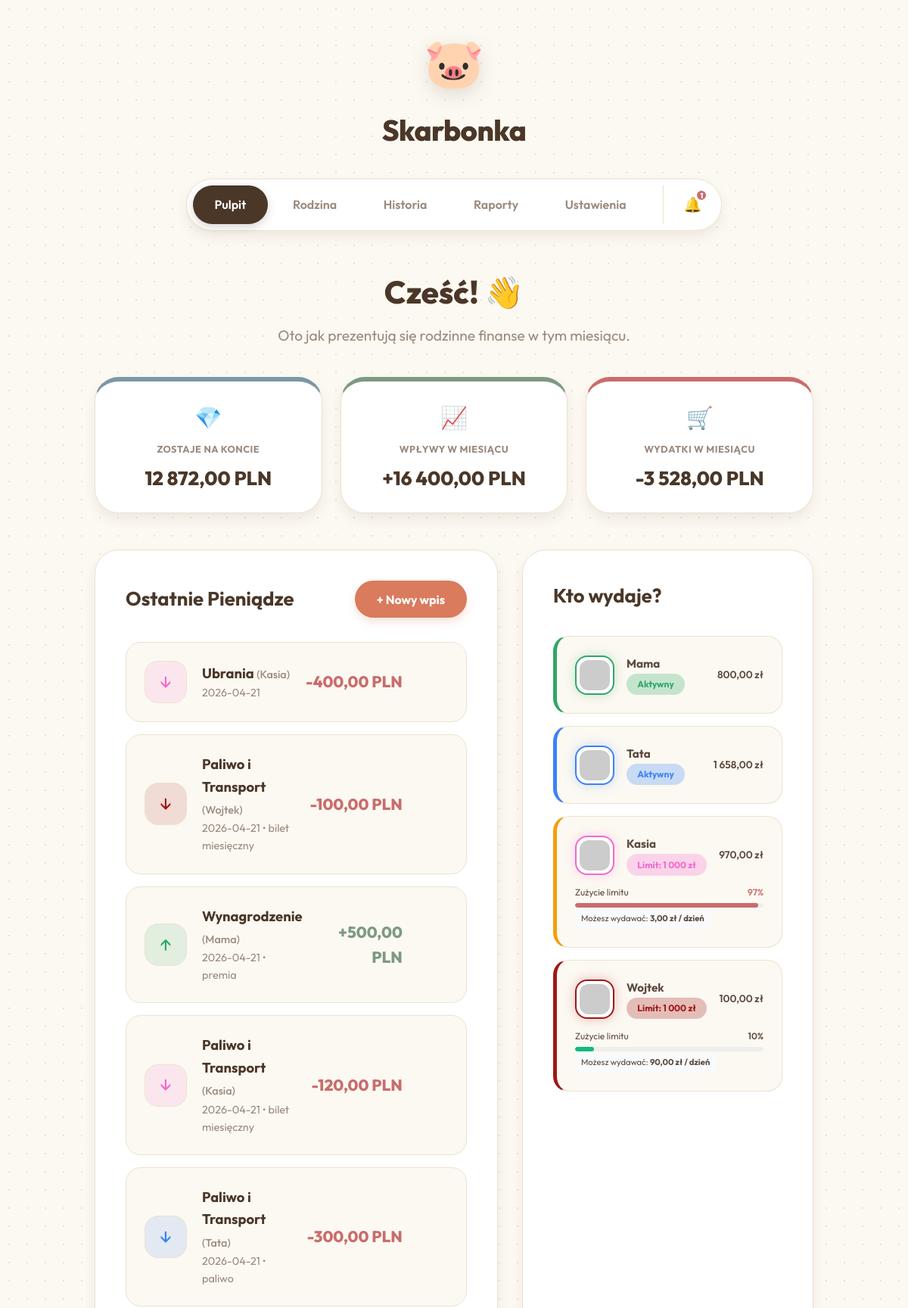
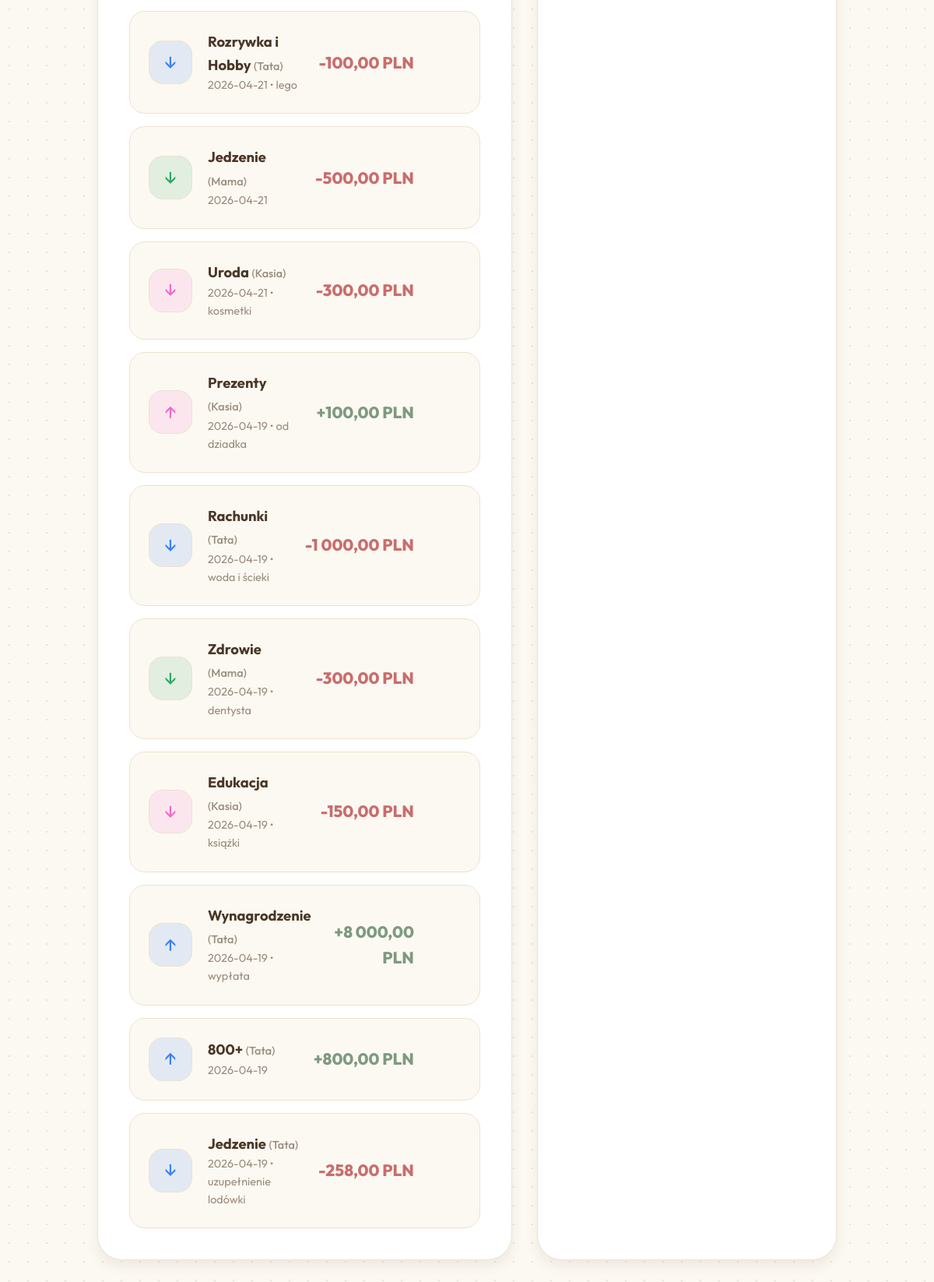
The page / on the database its author committed (2 pictures, top to bottom).
### tables this page shows
CREATE TABLE transactions (
                id INTEGER PRIMARY KEY AUTOINCREMENT,
                user_id INTEGER NOT NULL,
                category_id INTEGER NOT NULL,
                amount REAL NOT NULL,
                date TEXT NOT NULL,
                description TEXT,
                type TEXT NOT NULL CHECK(type IN ('income', 'expense')),
                FOREIGN KEY (user_id) REFERENCES users(id),
                FOREIGN KEY (category_id) REFERENCES categories(id)
            );

CREATE TABLE categories (
                id INTEGER PRIMARY KEY AUTOINCREMENT,
                name TEXT NOT NULL,
                type TEXT NOT NULL CHECK(type IN ('income', 'expense'))
            );

CREATE TABLE users (
                id INTEGER PRIMARY KEY AUTOINCREMENT,
                name TEXT NOT NULL,
                color TEXT DEFAULT '#ffffff'
            , avatar TEXT DEFAULT 'avataaars', monthly_limit REAL DEFAULT 0);

### index.php (the view, shortened to what this page needs)
<?php
require_once 'db.php';
$currentMonth = date('Y-m');
$stmt = $db->prepare("
    SELECT u.*,
    (SELECT SUM(amount) FROM transactions WHERE user_id = u.id AND type = 'expense' AND date LIKE ?) as spent
    FROM users u
");
$stmt->execute([$currentMonth . '%']);
$users = $stmt->fetchAll(PDO::FETCH_ASSOC);
$stmt = $db->query("SELECT SUM(CASE WHEN type = 'income' THEN amount ELSE -amount END) as balance FROM transactions");
$balanceRaw = $stmt->fetch(PDO::FETCH_ASSOC)['balance'];
$balance = $balanceRaw ? number_format($balanceRaw, 2, ',', ' ') : "0,00";
$currentMonth = date('Y-m');
$stmt = $db->prepare("SELECT type, SUM(amount) as total FROM transactions WHERE date LIKE ? GROUP BY type");
$stmt->execute([$currentMonth . '%']);
$monthlyStats = $stmt->fetchAll(PDO::FETCH_KEY_PAIR);
$income = isset($monthlyStats['income']) ? number_format($monthlyStats['income'], 2, ',', ' ') : "0,00";
$expense = isset($monthlyStats['expense']) ? number_format($monthlyStats['expense'], 2, ',', ' ') : "0,00";
$stmt = $db->query("
    SELECT t.*, u.name as user_name, u.color, c.name as category_name
    FROM transactions t
    JOIN users u ON t.user_id = u.id
    JOIN categories c ON t.category_id = c.id
    ORDER BY t.date DESC, t.id DESC LIMIT 15
");
$transactions = $stmt->fetchAll(PDO::FETCH_ASSOC);
$unreadNotifs = $db->query("SELECT * FROM notifications WHERE is_read = 0 ORDER BY created_at DESC")->fetchAll(PDO::FETCH_ASSOC);
$unreadCount = count($unreadNotifs);
?>
<!DOCTYPE html>
<html lang="pl">
<head>
    <link rel="stylesheet" href="style.css">
</head>
<body>
    <div class="app-wrapper">
        <header class="app-header">
            <div class="logo">
                <div class="logo-icon">🐷</div>
                <h1>Skarbonka</h1>
            </div>
            <nav class="top-nav">
                <a href="index.php" class="active">Pulpit</a>
                <a href="members.php">Rodzina</a>
                <a href="history.php">Historia</a>
                <a href="reports.php">Raporty</a>
                <a href="settings.php">Ustawienia</a>
                <div class="notif-center">
                    <div class="notif-bell" onclick="toggleNotifs()">
                        🔔
                        <?php if ($unreadCount > 0): ?>
                            <div class="notif-badge"><?= $unreadCount ?></div>
                        <?php endif; ?>
                    </div>
                </div>
            </nav>
        </header>
        <main class="main-content">
            <header class="topbar">
                <div>
                    <h2 class="greeting">Cześć! 👋</h2>
                    <p class="subtitle">Oto jak prezentują się rodzinne finanse w tym miesiącu.</p>
                </div>
            </header>
            <div class="dashboard-cards">
                <div class="card glass-effect gradient-blue">
                    <div class="card-icon">💎</div>
                    <h3>Zostaje na koncie</h3>
                    <p class="amount"><?= $balance ?> PLN</p>
                </div>
                <div class="card glass-effect gradient-green">
                    <div class="card-icon">📈</div>
                    <h3>Wpływy w miesiącu</h3>
                    <p class="amount">+<?= $income ?> PLN</p>
                </div>
                <div class="card glass-effect gradient-red">
                    <div class="card-icon">🛒</div>
                    <h3>Wydatki w miesiącu</h3>
                    <p class="amount">-<?= $expense ?> PLN</p>
                </div>
            </div>
            <div class="content-grid">
                <section class="recent-transactions glass-effect section-box">
                    <div class="section-header">
                        <h3>Ostatnie Pieniądze</h3>
                        <button class="btn-primary" onclick="openModal()">+ Nowy wpis</button>
                    </div>
                    <div class="transaction-list">
                        <?php if (empty($transactions)): ?>
                            <div class="empty-state">
                                <span>🌬️</span>
                                <p>Cisza w portfelu. Dodaj pierwszą transakcję!</p>
                            </div>
                        <?php else: ?>
                            <?php foreach($transactions as $t): ?>
                                <div class="transaction-item">
                                    <div class="t-icon" style="background-color: <?= htmlspecialchars($t['color']) ?>22; color: <?= htmlspecialchars($t['color']) ?>">
                                        <?= $t['type'] == 'income' ? '↑' : '↓' ?>
                                    </div>
                                    <div class="t-details">
                                        <h4><?= htmlspecialchars($t['category_name']) ?> <span class="t-user">(<?= htmlspecialchars($t['user_name']) ?>)</span></h4>
                                        <p><?= htmlspecialchars($t['date']) ?><?= $t['description'] ? ' &bull; '.htmlspecialchars($t['description']) : '' ?></p>
                                    </div>
                                    <div class="t-amount <?= $t['type'] ?>">
                                        <?= $t['type'] == 'income' ? '+' : '-' ?><?= number_format($t['amount'], 2, ',', ' ') ?> PLN
                                    </div>
                                </div>
                            <?php endforeach; ?>
                        <?php endif; ?>
                    </div>
                </section>
                <section class="family-members glass-effect section-box">
                    <div class="section-header">
                        <h3>Kto wydaje?</h3>
                    </div>
                    <div class="users-list">
                        <?php
                        $daysInMonth = (int)date('t');
                        $currentDay = (int)date('j');
                        $remainingDays = $daysInMonth - $currentDay + 1;
                        ?>
                        <?php foreach($users as $u): ?>
                            <?php
                                $userSpent = (float)$u['spent'];
                                $userLimit = (float)$u['monthly_limit'];
                                $showLimit = $userLimit > 0;
                                $percent = $showLimit ? round(($userSpent / $userLimit) * 100) : 0;
                                $clampedPercent = min(100, $percent);
                                $statusColor = htmlspecialchars($u['color']);
                                if ($showLimit) {
                                    if ($percent > 100) {
                                        $statusColor = "var(--red-color)";
                                        $statusText = "Przekroczono!";
                                    } elseif ($percent > 85) {
                                        $statusColor = "#f59e0b";
                                    } elseif ($percent > 65) {
                                        $statusColor = "#fbbf24";
                                        $statusText = "Półmetek";
                                    }
                                }
                                $remaining = $userLimit - $userSpent;
                                $daily = $remaining > 0 ? $remaining / $remainingDays : 0;
                            ?>
                            <div class="user-card" style="flex-direction: column; align-items: flex-start; gap: 0.8rem; border-left: 5px solid <?= $statusColor ?>;">
                                <div style="display: flex; align-items: center; gap: 1rem; width: 100%;">
                                     <div class="user-avatar" style="border-color: <?= htmlspecialchars($u['color']) ?>; box-shadow: 0 0 15px <?= htmlspecialchars($u['color']) ?>44;">
                                        <img src="https://robohash.org/<?= urlencode($u['avatar'] ?? 'cat1') ?>.png?set=set4&size=150x150" alt="<?= htmlspecialchars($u['name']) ?>">
                                    </div>
                                    <div class="user-info" style="flex: 1;">
                                        <h4 style="font-size: 0.95rem;"><?= htmlspecialchars($u['name']) ?></h4>
                                        <span class="user-badge" style="background-color: <?= htmlspecialchars($u['color']) ?>44; color: <?= htmlspecialchars($u['color']) ?>; font-size: 0.75rem; white-space: nowrap;">
                                            <?= $showLimit ? 'Limit: '.number_format($userLimit, 0, ',', ' ').' zł' : 'Aktywny' ?>
                                        </span>
                                    </div>
                                    <div style="font-size: 0.85rem; font-weight: 600; white-space: nowrap;">
                                        <?= number_format($userSpent, 2, ',', ' ') ?> zł
                                    </div>
                                </div>
                                <?php if ($showLimit): ?>
                                    <div style="width: 100%;">
                                        <div style="display: flex; justify-content: space-between; font-size: 0.75rem; margin-bottom: 0.3rem; color: var(--text-secondary);">
                                            <span>Zużycie limitu</span>
                                            <span style="font-weight: 600; color: <?= $percent > 90 ? 'var(--error)' : 'var(--text-primary)' ?>;"><?= $percent ?>%</span>
                                        </div>
                                        <div style="width: 100%; height: 6px; background: #eee; border-radius: 10px; overflow: hidden;">
                                            <div style="width: <?= $clampedPercent ?>%; height: 100%; background: <?= $percent > 90 ? 'var(--error)' : ($percent > 65 ? '#f59e0b' : '#10b981') ?>; border-radius: 10px; transition: width 0.5s ease;"></div>
                                        </div>
                                        <?php if ($remaining > 0): ?>
                                            <div style="font-size: 0.7rem; color: var(--text-secondary); background: #f8fafc; padding: 4px 8px; border-radius: 6px; display: inline-block;">
                                                Możesz wydawać: <strong><?= number_format($daily, 2, ',', ' ') ?> zł / dzień</strong>
                                            </div>
                                        <?php endif; ?>
                                    </div>
                                <?php endif; ?>
                            </div>
                        <?php endforeach; ?>
                    </div>
                </section>
            </div>
        </main>
    </div>
</body>
</html>

### rows shown on the page
transactions: category.name "Ubrania", user.name "Kasia", date "2026-04-21", amount "400,00"
transactions: category.name "Paliwo i Transport", user.name "Wojtek", date "2026-04-21", description "bilet miesięczny", amount "100,00"
transactions: category.name "Wynagrodzenie", user.name "Mama", date "2026-04-21", description "premia", amount "500,00"
transactions: category.name "Paliwo i Transport", user.name "Kasia", date "2026-04-21", description "bilet miesięczny", amount "120,00"
transactions: category.name "Paliwo i Transport", user.name "Tata", date "2026-04-21", description "paliwo", amount "300,00"
transactions: category.name "Rozrywka i Hobby", user.name "Tata", date "2026-04-21", description "lego", amount "100,00"
transactions: category.name "Jedzenie", user.name "Mama", date "2026-04-21", amount "500,00"
transactions: category.name "Uroda", user.name "Kasia", date "2026-04-21", description "kosmetki", amount "300,00"
transactions: category.name "Prezenty", user.name "Kasia", date "2026-04-19", description "od dziadka", amount "100,00"
transactions: category.name "Rachunki", user.name "Tata", date "2026-04-19", description "woda i ścieki", amount "1 000,00"
transactions: category.name "Zdrowie", user.name "Mama", date "2026-04-19", description "dentysta", amount "300,00"
transactions: category.name "Edukacja", user.name "Kasia", date "2026-04-19", description "książki", amount "150,00"
transactions: category.name "Wynagrodzenie", user.name "Tata", date "2026-04-19", description "wypłata", amount "8 000,00"
transactions: category.name "800+", user.name "Tata", date "2026-04-19", amount "800,00"
transactions: category.name "Jedzenie", user.name "Tata", date "2026-04-19", description "uzupełnienie lodówki", amount "258,00"
users: name "Mama", monthly_limit "Aktywny", userSpent "800,00"
users: name "Tata", monthly_limit "Aktywny", userSpent "1 658,00"
users: name "Kasia", monthly_limit "1 000", userSpent "970,00", percent "97", daily "3,00"
users: name "Wojtek", monthly_limit "1 000", userSpent "100,00", percent "10", daily "90,00"

### other values the page prints
$unreadCount "1"
$balance "12 872,00"
$income "16 400,00"
$expense "3 528,00"
